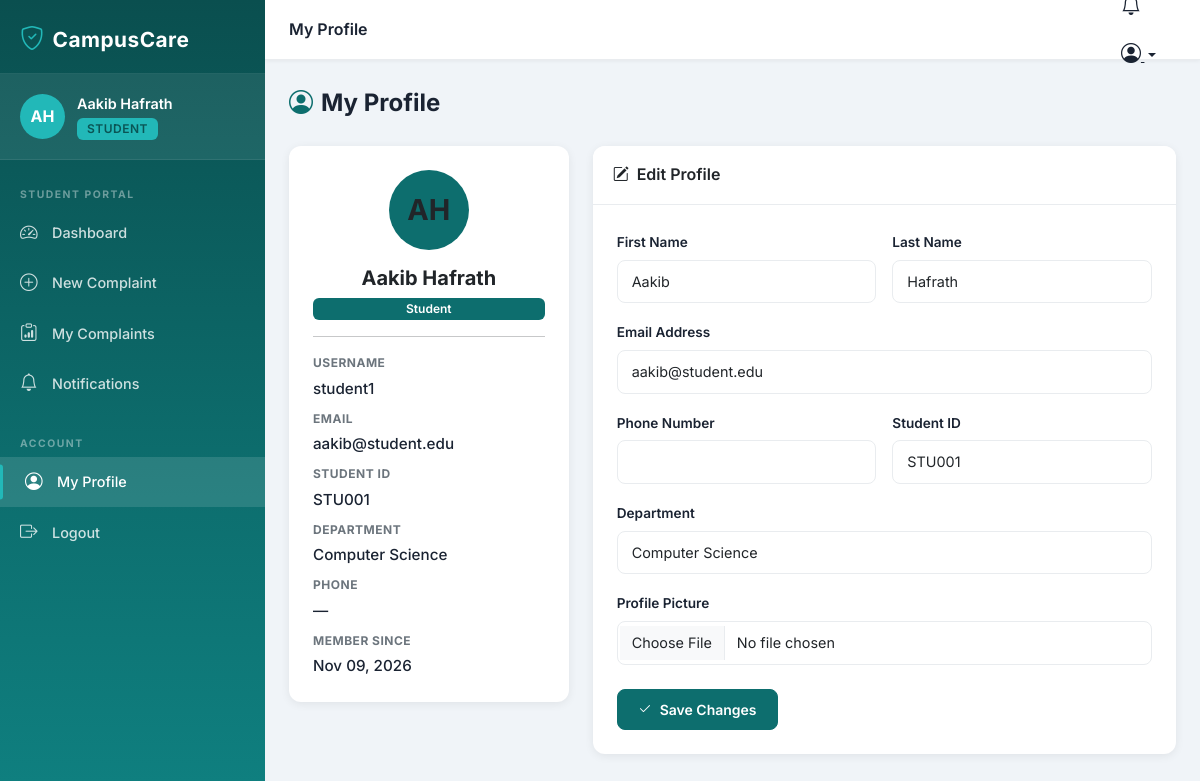
The app's page /accounts/profile/ (signed in) with its own data.
### accounts/models.py (models this page shows, shortened)
class User(AbstractUser):
    ROLE_STUDENT = 'student'
    ROLE_ADMIN = 'administrator'
    ROLE_TECHNICIAN = 'technician'
    ROLE_CHOICES = [
        (ROLE_STUDENT, 'Student'),
        (ROLE_ADMIN, 'Administrator'),
        (ROLE_TECHNICIAN, 'Technician'),
    ]
    role = models.CharField(
        max_length=20,
        choices=ROLE_CHOICES,
        default=ROLE_STUDENT
    )
    phone_number = models.CharField(max_length=20, blank=True)
    student_id = models.CharField(max_length=50, blank=True)
    department = models.CharField(max_length=100, blank=True)
    profile_picture = models.ImageField(
        upload_to='profile_pictures/', null=True, blank=True
    )
    created_at = models.DateTimeField(auto_now_add=True)
    updated_at = models.DateTimeField(auto_now=True)
    class Meta:
        db_table = 'accounts_user'
        verbose_name = 'User'
        verbose_name_plural = 'Users'
    @property
    def is_student(self):
        return self.role == self.ROLE_STUDENT
    @property
    def is_administrator(self):
        return self.role == self.ROLE_ADMIN
    @property
    def is_technician(self):
        return self.role == self.ROLE_TECHNICIAN
    def get_role_display_name(self):
        return dict(self.ROLE_CHOICES).get(self.role, 'Unknown')

### accounts/views.py (the view)
# urls.py: path('profile/', views.profile_view, name='profile'),
@login_required
def profile_view(request):
    if request.method == 'POST':
        form = ProfileEditForm(request.POST, request.FILES, instance=request.user)
        if form.is_valid():
            form.save()
            messages.success(request, 'Profile updated successfully.')
            return redirect('accounts:profile')
        else:
            messages.error(request, 'Please correct the errors below.')
    else:
        form = ProfileEditForm(instance=request.user)
    return render(request, 'accounts/profile.html', {'form': form, 'page_title': 'My Profile'})

### accounts/forms.py
class ProfileEditForm(forms.ModelForm):
    class Meta:
        model = User
        fields = ['first_name', 'last_name', 'email', 'phone_number',
                  'student_id', 'department', 'profile_picture']
        widgets = {
            'first_name': forms.TextInput(attrs={'class': 'form-control'}),
            'last_name': forms.TextInput(attrs={'class': 'form-control'}),
            'email': forms.EmailInput(attrs={'class': 'form-control'}),
            'phone_number': forms.TextInput(attrs={'class': 'form-control'}),
            'student_id': forms.TextInput(attrs={'class': 'form-control'}),
            'department': forms.TextInput(attrs={'class': 'form-control'}),
            'profile_picture': forms.FileInput(attrs={'class': 'form-control'}),
        }

### notifications/context_processors.py (called while the page is built)
def unread_notifications_count(request):
    if request.user.is_authenticated:
        from .models import Notification
        count = Notification.objects.filter(
            recipient=request.user,
            is_read=False
        ).count()
        return {'unread_notifications_count': count}
    return {'unread_notifications_count': 0}

### templates/accounts/profile.html (shortened to what this page needs)
{% extends 'base.html' %}
{% block nav_profile %}active{% endblock %}
{% block content %}
<div class="page-header">
  <div class="page-header-title"><i class="bi bi-person-circle me-2 text-primary"></i>My Profile</div>
</div>
<div class="row g-4">
  <div class="col-lg-4">
    <div class="card text-center p-4">
      <div class="mb-3">
        {% if user.profile_picture %}
          <img src="{{ user.profile_picture.url }}" class="rounded-circle" width="100" height="100" style="object-fit:cover;">
        {% else %}
          <div class="avatar-placeholder mx-auto" style="width:80px;height:80px;font-size:1.8rem;background:var(--primary);">
            {{ user.first_name|first|upper }}{{ user.last_name|first|upper }}
          </div>
        {% endif %}
      </div>
      <h5 class="fw-bold">{{ user.get_full_name|default:user.username }}</h5>
      <span class="badge bg-primary">{{ user.get_role_display_name }}</span>
      <hr>
      <div class="text-start">
        <div class="mb-2"><div class="detail-label">Username</div><div class="detail-value">{{ user.username }}</div></div>
        <div class="mb-2"><div class="detail-label">Email</div><div class="detail-value">{{ user.email|default:"—" }}</div></div>
        {% if user.is_student %}
        <div class="mb-2"><div class="detail-label">Student ID</div><div class="detail-value">{{ user.student_id|default:"—" }}</div></div>
        <div class="mb-2"><div class="detail-label">Department</div><div class="detail-value">{{ user.department|default:"—" }}</div></div>
        {% endif %}
        <div class="mb-2"><div class="detail-label">Phone</div><div class="detail-value">{{ user.phone_number|default:"—" }}</div></div>
        <div><div class="detail-label">Member Since</div><div class="detail-value">{{ user.created_at|date:"M d, Y" }}</div></div>
      </div>
    </div>
  </div>
  <div class="col-lg-8">
    <div class="card">
      <div class="card-header">
        <i class="bi bi-pencil-square me-2"></i>Edit Profile
      </div>
      <div class="card-body p-4">
        <form method="post" enctype="multipart/form-data">
          <div class="row g-3">
            <div class="col-6">
              <label class="form-label">First Name</label>
              {{ form.first_name }}
            </div>
            <div class="col-6">
              <label class="form-label">Last Name</label>
              {{ form.last_name }}
            </div>
            <div class="col-12">
              <label class="form-label">Email Address</label>
              {{ form.email }}
            </div>
            <div class="col-6">
              <label class="form-label">Phone Number</label>
              {{ form.phone_number }}
            </div>
            {% if user.is_student %}
            <div class="col-6">
              <label class="form-label">Student ID</label>
              {{ form.student_id }}
            </div>
            <div class="col-12">
              <label class="form-label">Department</label>
              {{ form.department }}
            </div>
            {% endif %}
            <div class="col-12">
              <label class="form-label">Profile Picture</label>
              {{ form.profile_picture }}
            </div>
          </div>
          <div class="mt-4">
            <button type="submit" class="btn btn-primary">
              <i class="bi bi-check2 me-2"></i>Save Changes
            </button>
          </div>
        </form>
      </div>
    </div>
  </div>
</div>
{% endblock %}

### templates/base.html (shortened to what this page needs)
<!DOCTYPE html>
<html lang="en">
<head>
    <link href="https://cdn.jsdelivr.net/npm/bootstrap@5.3.2/dist/css/bootstrap.min.css" rel="stylesheet">
    <link href="https://cdn.jsdelivr.net/npm/bootstrap-icons@1.11.3/font/bootstrap-icons.css" rel="stylesheet">
    <link href="{% load static %}{% static 'css/campuscare.css' %}" rel="stylesheet">
</head>
<body>
{% if user.is_authenticated %}
<div class="sidebar" id="sidebar">
    <div class="sidebar-header">
        <div class="sidebar-brand">
            <i class="bi bi-shield-check me-2"></i>
            <span>CampusCare</span>
        </div>
    </div>
    <div class="sidebar-user">
        <div class="user-avatar">
            {% if user.profile_picture %}
                <img src="{{ user.profile_picture.url }}" alt="Profile" class="rounded-circle" width="45" height="45">
            {% else %}
                <div class="avatar-placeholder">
                    {{ user.first_name|first|upper }}{{ user.last_name|first|upper }}
                </div>
            {% endif %}
        </div>
        <div class="user-info">
            <div class="user-name">{{ user.get_full_name|default:user.username }}</div>
            <div class="user-role badge">{{ user.get_role_display_name }}</div>
        </div>
    </div>
    <nav class="sidebar-nav">
        {% if user.is_student %}
        <div class="nav-section-label">Student Portal</div>
        <a href="{% url 'accounts:student_dashboard' %}" class="nav-item {% block nav_dashboard %}{% endblock %}">
            <i class="bi bi-speedometer2"></i> Dashboard
        </a>
        <a href="{% url 'complaints:submit_complaint' %}" class="nav-item {% block nav_submit %}{% endblock %}">
            <i class="bi bi-plus-circle"></i> New Complaint
        </a>
        <a href="{% url 'complaints:my_complaints' %}" class="nav-item {% block nav_my_complaints %}{% endblock %}">
            <i class="bi bi-clipboard-data"></i> My Complaints
        </a>
        <a href="{% url 'notifications:list' %}" class="nav-item {% block nav_notifications %}{% endblock %}">
            <i class="bi bi-bell"></i> Notifications
        </a>
        {% endif %}
        <div class="nav-section-label mt-3">Account</div>
        <a href="{% url 'accounts:profile' %}" class="nav-item {% block nav_profile %}{% endblock %}">
            <i class="bi bi-person-circle"></i> My Profile
        </a>
        <a href="{% url 'accounts:logout' %}" class="nav-item nav-logout" onclick="return confirm('Are you sure you want to logout?')">
            <i class="bi bi-box-arrow-right"></i> Logout
        </a>
    </nav>
</div>
<div class="main-content">
    <div class="topbar">
        <div class="topbar-title">
            {% block page_header %}{{ page_title|default:"CampusCare" }}{% endblock %}
        </div>
        <div class="topbar-actions">
            {% if user.is_student %}
            <a href="{% url 'notifications:list' %}" class="btn btn-link position-relative topbar-icon">
                <i class="bi bi-bell fs-5"></i>
            </a>
            {% endif %}
            <div class="dropdown">
                <button class="btn btn-link topbar-icon dropdown-toggle" data-bs-toggle="dropdown">
                    <i class="bi bi-person-circle fs-5"></i>
                </button>
            </div>
        </div>
    </div>
    <div class="page-content">
        {% block content %}{% endblock %}
    </div>
</div>
{% endif %}
<script src="{% load static %}{% static 'js/campuscare.js' %}"></script>
</body>
</html>

### records on screen
User: first_name|first "A", last_name|first "H", get_full_name "Aakib Hafrath", get_role_display_name "STUDENT", get_role_display_name "Student", username "student1", email "aakib@student.edu", student_id "STU001", department "Computer Science", phone_number "—", created_at "Nov 09, 2026", first_name "Aakib", last_name "Hafrath"

### other values on screen
{{ page_title|default:"CampusCare" }} "My Profile"
